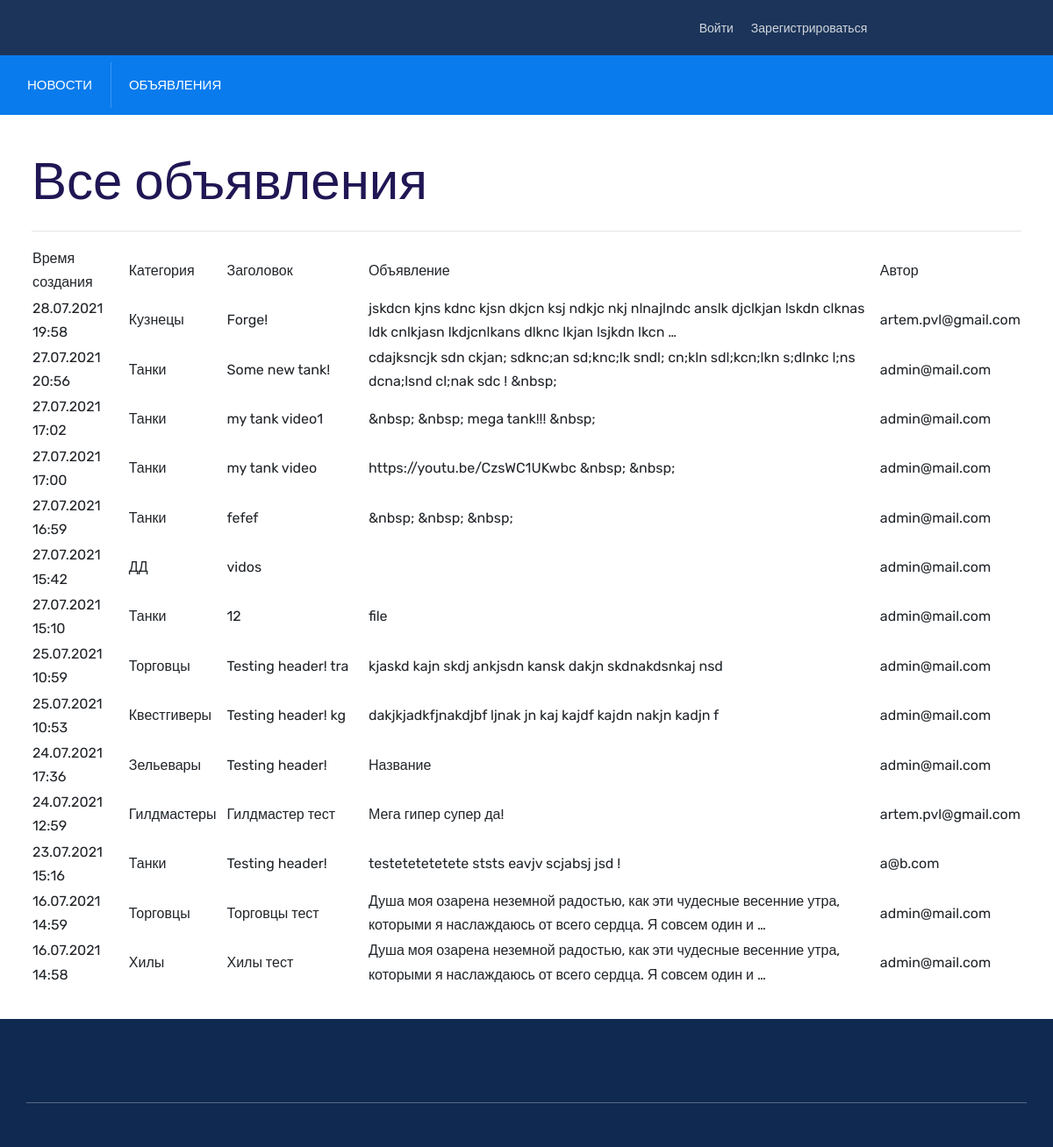
Page /board/ad on the earlier database version.
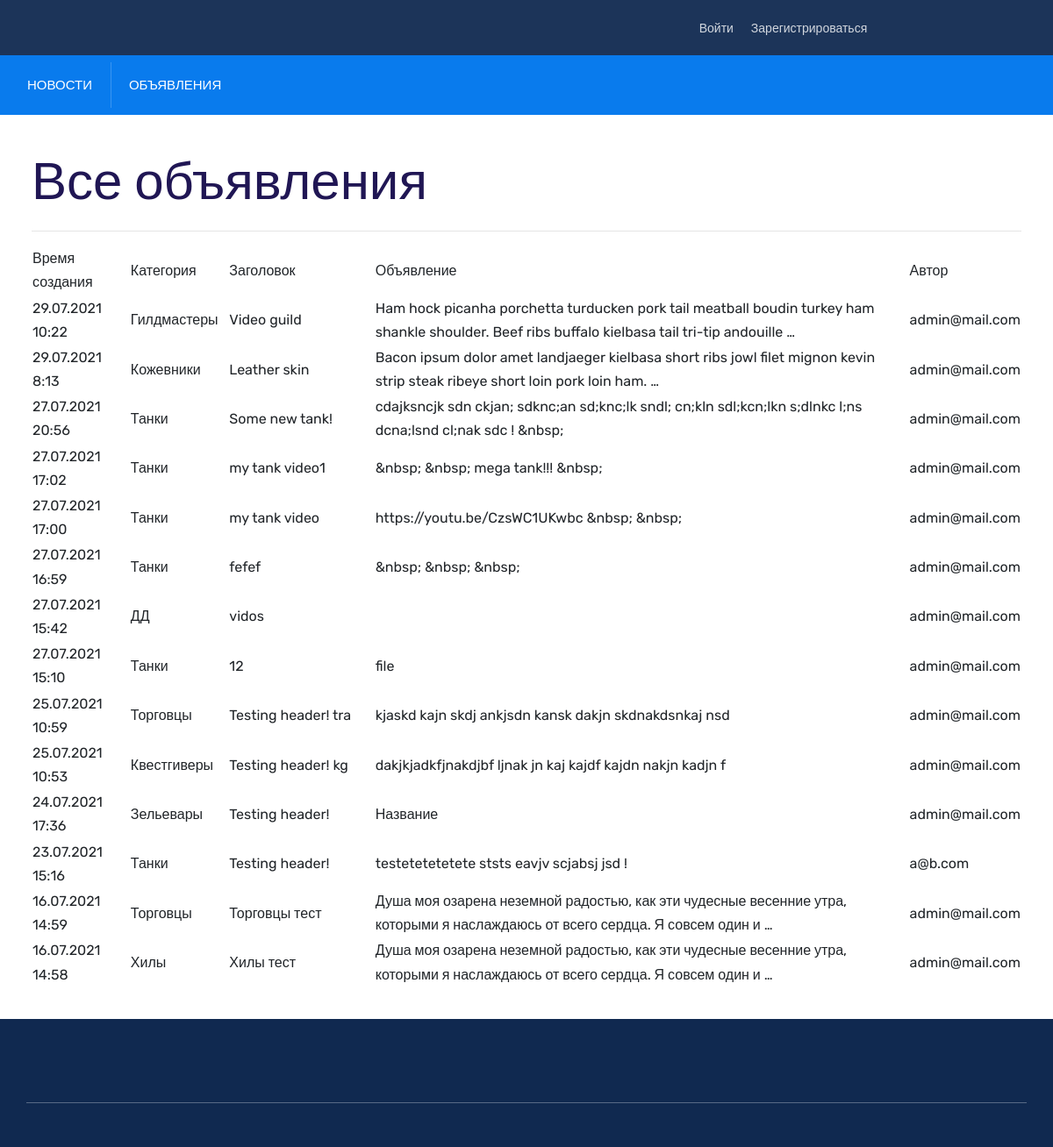
Same page on the later database version.
### board/models.py (models this page shows, shortened)
class Ad(models.Model):
    user_id = models.ForeignKey(auth.get_user_model(),
                                on_delete=models.CASCADE)
    category_id = models.ForeignKey(Category, on_delete=models.CASCADE,
                                    verbose_name='Категория')
    header = models.CharField(max_length=255, verbose_name='Заголовок')
    ad = RichTextUploadingField(default='', verbose_name='Объявление')
    creation_time = models.DateTimeField(auto_now_add=True)

class Category(models.Model):
    name = models.CharField(max_length=255, unique=True)
    def __str__(self):
        return self.name

### board/views.py (the view)
# urls.py: path('ad', AdList.as_view(), name='ad_list_view'),
class AdList(ListView):
    model = Ad
    template_name = "ad_list.html"
    context_object_name = 'ads'
    ordering = ['-creation_time']
    paginate_by = 30

### templates/ad_list.html (shortened to what this page needs)
{% extends 'flatpages/default.html' %}
{% load url_filters %}
{% block body %}
    <h1>Все объявления</h1>
    <hr>
    {% if page_obj %}
        <table style='width: 100%'>
            <thead>
                <tr>
                    <td style='width: 10%'>
                        Время создания
                    </td>
                    <td style='width: 10%'>
                        Категория
                    </td>
                    <td style='width: 15%'>
                        Заголовок
                    </td>
                    <td style='width: 55%'>
                        Объявление
                    </td>
                    <td style='width: 10%'>
                        Автор
                    </td>
                </tr>
            </thead>
            {% for ad in page_obj %}
                <tr>
                    <td>
                        {{ ad.creation_time|date:'d.m.Y G:i' }}
                    </td>
                    <td>
                        {{ ad.category_id }}
                    </td>
                    <td>
                        <a href="{% url 'ad_detail_view' ad.id %}">{{ ad.header|truncatechars:50 }}</a>
                    </td>
                    <td>
                        {{ ad.ad|striptags|truncatewords:20 }}
                    </td>
                    <td>
                        {{ ad.user_id.email }}
                    </td>
                </tr>
            {% endfor %}
        </table>
    {% else %}
        <h2>Нет объявлений!</h2>
    {% endif %}
{% endblock body %}

### templates/flatpages/default.html (shortened to what this page needs)
{% load static %}
{% load account %}
{% load url_filters %}
<!DOCTYPE html>
<html lang="zxx">
<head>
    <link rel="stylesheet" href="{% static 'assets/css/vendor.css' %}">
    <link rel="stylesheet" href="{% static 'assets/css/style.css' %}">
    <link rel="stylesheet" href="{% static 'assets/css/responsive.css' %}">
</head>
<body>
    <div class="navbar-area">
        <div class="topbar-area">
            <div class="container">
                <div class="row justify-content-center">
                    <div class="col-lg-6 col-md-7 align-self-center">
                        <div class="topbar-menu text-md-left text-center">
                        </div>
                    </div>
                    <div class="col-lg-6 col-md-5 mt-2 mt-md-0 text-md-right text-center">
                        <div class="topbar-menu text-md-rigth text-center">
                            <ul class="align-self-center">
                                {% if user.is_authenticated %}
                                    <li><a href="{% url 'ad_filtered_view' %}">Отклики на мои объявления</a></li>
                                    <li><a href="{% url 'reply_list_view' %}">Мои отклики</a></li>
                                    <li><a href="{% url 'account_email' %}">Изменить адрес почты</a></li>
                                    <li><a href="{% url 'account_logout' %}">Выйти</a></li>
                                {% else %}
                                    <li><a href="{% url 'account_login' %}">Войти</a></li>
                                    <li><a href="{% url 'account_signup' %}">Зарегистрироваться</a></li>
                                {% endif %}
                            </ul>
                        </div>
                    </div>
                </div>
            </div>
        </div>
        <nav class="navbar navbar-expand-lg">
            <div class="container nav-container">
                <div class="collapse navbar-collapse" id="nextpage_main_menu">
                    <ul class="navbar-nav menu-open">
                        <li class="current-menu-item">
                            <a href="{% url 'news_list_view' %}">Новости</a>
                        </li>
                        <li class="current-menu-item">
                            <a href="{% url 'ad_list_view' %}">Объявления</a>
                        </li>
                    </ul>
                </div>
            </div>
        </nav>
    </div>
    <div style="margin: 3%;">
    {% block body %}{% endblock body %}
    </div>
    <div class="footer-area bg-black pd-top-95">
        <div class="container">
            <div class="footer-bottom text-center">
            </div>
        </div>
    </div>
</body>
</html>

### static/assets/css/style.css (style rules this page uses)
:root { --main-color: #097bed; --heading-color: #201654; --paragraph-color: #565872; --search-bg-color: #086ed5; --heading-font: "Rubik", sans-serif; --body-font: "Rubik", sans-serif; --body-font-size: 16px; --line-height30: 1.7; }
html { -webkit-text-size-adjust: 100%; -ms-text-size-adjust: 100%; overflow-x: hidden; font-family: var(--body-font); }
* { box-sizing: border-box; outline: none; -moz-osx-font-smoothing: grayscale; -webkit-font-smoothing: antialiased; }
body { margin: 0; font-family: var(--body-font); line-height: var(--line-height30); font-size: var(--body-font-size); }
h1 { font-size: 60px; line-height: 1.3333333333; }
h1, h2, h3, h4, h5, h6 { color: var(--heading-color); font-family: var(--heading-font); font-weight: 500; }
a { color: inherit; text-decoration: none; transition: 0.4s; }
a, a:hover, a:focus, a:active { text-decoration: none; outline: none; color: inherit; }
dl, ol, ul { padding-left: 15px; }
.bg-black { background: #102950; }
.pd-top-95 { padding-top: 95px; }
.topbar-area { background: #1c3459; padding: 18px 0; }
.topbar-area .topbar-menu ul { padding: 0; margin: 0; display: inline-block; }
.topbar-area .topbar-menu ul li { display: inline-block; margin: 0 8px; }
.topbar-area .topbar-menu ul li a { color: rgba(255, 255, 255, 0.8); font-size: 14px; }
.topbar-area .topbar-menu ul li:first-child { margin-left: 0; }
.topbar-area .topbar-menu ul li:last-child { margin-right: 0; }
.navbar-area { padding: 0; top: 0; z-index: 98; width: 100% !important; left: 0 !important; right: 0 !important; transition: all 0.4s; padding: 0; }
.navbar-area .navbar { background: var(--main-color); }
.navbar-area .nav-container { background-color: transparent; transition: all 0.4s; }
.navbar-area .nav-container .navbar-collapse .navbar-nav { display: block; width: 100%; }
.navbar-area .nav-container .navbar-collapse .navbar-nav li { border-left: 1px solid rgba(255, 255, 255, 0.2); display: inline-block; font-weight: 400; line-height: 52px; text-transform: capitalize; }
.navbar-area .nav-container .navbar-collapse .navbar-nav li:first-child { border: 0; padding-left: 0; }
.navbar-area .nav-container .navbar-collapse .navbar-nav li a { color: #fff; font-weight: 400; font-size: 15px; text-transform: uppercase; }
.navbar-area .nav-container .navbar-collapse .navbar-nav li + li { margin-left: 17px; padding-left: 20px; }
.menu-open { opacity: 1; margin-right: 0; visibility: visible; }
.footer-bottom { border-top: 1px solid #586a85; padding: 25px 0; }

### static/assets/css/responsive.css (style rules this page uses)
@media (min-width: 1200px) { .container { max-width: 1170px; } }

Differences in the rows shown:
removed Ad: creation_time "28.07.2021 19:58", category_id "Кузнецы", header "Forge!", ad "jskdcn kjns kdnc kjsn dkjcn ksj ndkjc nkj nlnajlndc anslk djclkjan lskdn clknas ldk cnlkjasn lkdjcnlkans dlknc lkjan lsjkdn lkcn …", user_id.email "artem.pvl@gmail.com"
removed Ad: creation_time "24.07.2021 12:59", category_id "Гилдмастеры", header "Гилдмастер тест", ad "Мега гипер супер да!", user_id.email "artem.pvl@gmail.com"
added Ad: creation_time "29.07.2021 10:22", category_id "Гилдмастеры", header "Video guild", ad "Ham hock picanha porchetta turducken pork tail meatball boudin turkey ham shankle shoulder. Beef ribs buffalo kielbasa tail tri-tip andouille …", user_id.email "admin@mail.com"
added Ad: creation_time "29.07.2021 8:13", category_id "Кожевники", header "Leather skin", ad "Bacon ipsum dolor amet landjaeger kielbasa short ribs jowl filet mignon kevin strip steak ribeye short loin pork loin ham. …", user_id.email "admin@mail.com"
